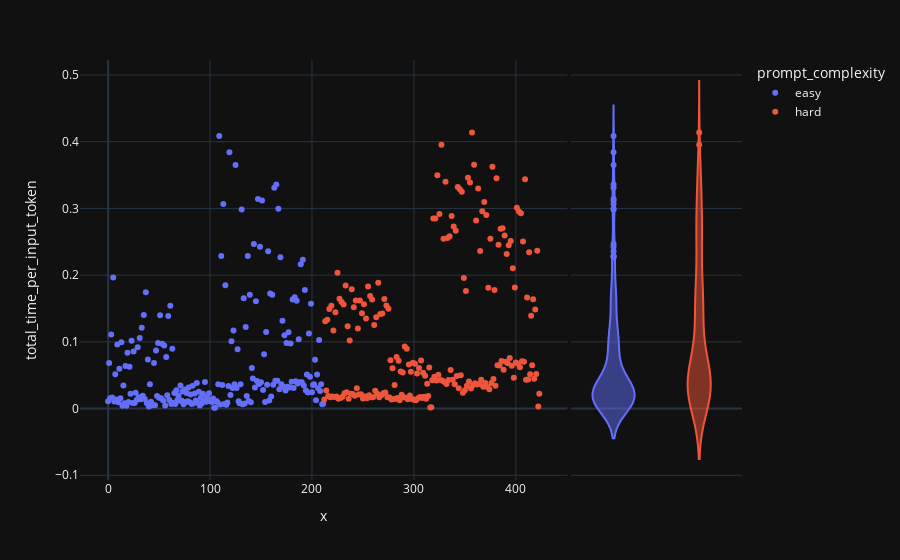
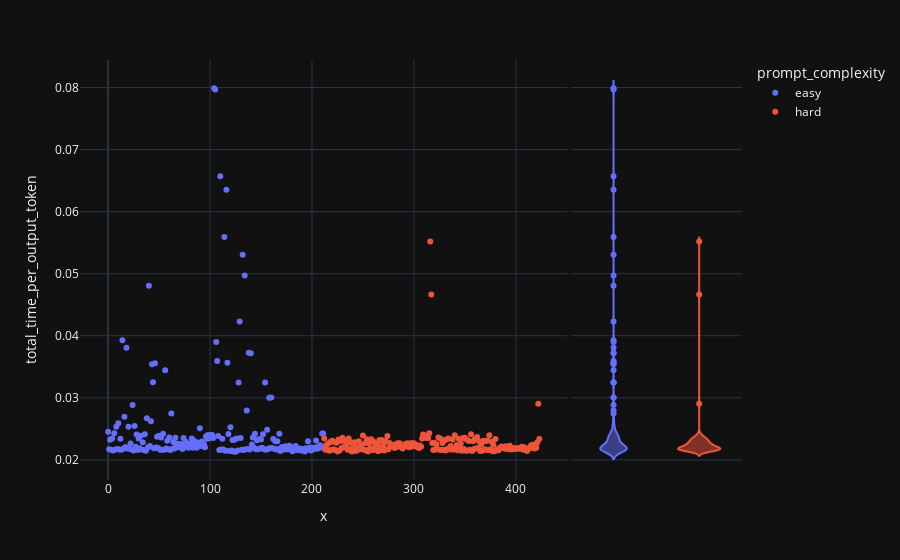
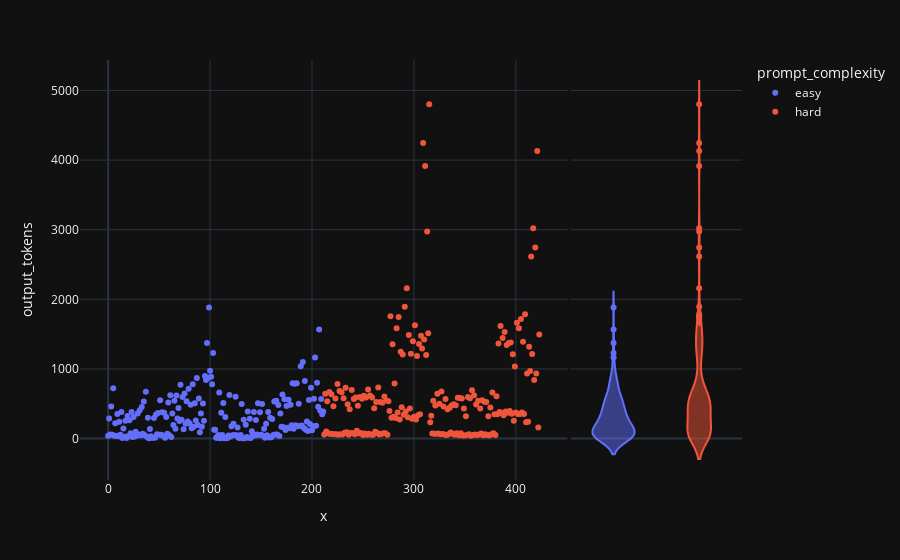

These figures' notebook cell, in order:
### Code cell
fig = px.scatter(data_df, x= range(len(data_df)), y= "total_time_per_input_token", color = 'prompt_complexity', marginal_y="violin")
fig.show()
fig = px.scatter(data_df, x= range(len(data_df)), y= "total_time_per_output_token", color = 'prompt_complexity', marginal_y="violin")
fig.show()
fig = px.scatter(data_df, x= range(len(data_df)), y= "output_tokens", color = 'prompt_complexity', marginal_y="violin")
fig.show()
# prompt complexity has no effect on latency, ignore the outliers

### Figure 1 — Plotly figure (JSON) as saved in the notebook; plotly's stock layout.template omitted (floating-point values rounded to 4 significant figures; data arrays with more than 128 entries replaced by an {"elided": "..."} marker saying what was removed)
{"data": [{"hovertemplate": "prompt_complexity=easy<br>x=%{x}<br>total_time_per_input_token=%{y}<extra></extra>", "legendgroup": "easy", "marker": {"color": "#636efa", "symbol": "circle"}, "mode": "markers", "name": "easy", "orientation": "v", "showlegend": true, "x": {"elided": "212 int values"}, "xaxis": "x", "y": {"elided": "212 float values"}, "yaxis": "y", "type": "scatter"}, {"alignmentgroup": "True", "hovertemplate": "prompt_complexity=easy<br>total_time_per_input_token=%{y}<extra></extra>", "legendgroup": "easy", "marker": {"color": "#636efa", "symbol": "circle"}, "name": "easy", "offsetgroup": "easy", "scalegroup": "y", "showlegend": false, "xaxis": "x2", "y": {"elided": "212 float values"}, "yaxis": "y2", "type": "violin"}, {"hovertemplate": "prompt_complexity=hard<br>x=%{x}<br>total_time_per_input_token=%{y}<extra></extra>", "legendgroup": "hard", "marker": {"color": "#EF553B", "symbol": "circle"}, "mode": "markers", "name": "hard", "orientation": "v", "showlegend": true, "x": {"elided": "212 int values"}, "xaxis": "x", "y": {"elided": "212 float values"}, "yaxis": "y", "type": "scatter"}, {"alignmentgroup": "True", "hovertemplate": "prompt_complexity=hard<br>total_time_per_input_token=%{y}<extra></extra>", "legendgroup": "hard", "marker": {"color": "#EF553B", "symbol": "circle"}, "name": "hard", "offsetgroup": "hard", "scalegroup": "y", "showlegend": false, "xaxis": "x2", "y": {"elided": "212 float values"}, "yaxis": "y2", "type": "violin"}], "layout": {"xaxis": {"anchor": "y", "domain": [0.0, 0.7363], "title": {"text": "x"}}, "yaxis": {"anchor": "x", "domain": [0.0, 1.0], "title": {"text": "total_time_per_input_token"}}, "xaxis2": {"anchor": "y2", "domain": [0.7413, 1.0], "matches": "x2", "showticklabels": false, "showline": false, "ticks": "", "showgrid": false}, "yaxis2": {"anchor": "x2", "domain": [0.0, 1.0], "matches": "y", "showticklabels": false, "showgrid": true}, "legend": {"title": {"text": "prompt_complexity"}, "tracegroupgap": 0}, "margin": {"t": 60}}}

### Figure 2 — Plotly figure (JSON) as saved in the notebook; plotly's stock layout.template omitted (floating-point values rounded to 4 significant figures; data arrays with more than 128 entries replaced by an {"elided": "..."} marker saying what was removed)
{"data": [{"hovertemplate": "prompt_complexity=easy<br>x=%{x}<br>total_time_per_output_token=%{y}<extra></extra>", "legendgroup": "easy", "marker": {"color": "#636efa", "symbol": "circle"}, "mode": "markers", "name": "easy", "orientation": "v", "showlegend": true, "x": {"elided": "212 int values"}, "xaxis": "x", "y": {"elided": "212 float values"}, "yaxis": "y", "type": "scatter"}, {"alignmentgroup": "True", "hovertemplate": "prompt_complexity=easy<br>total_time_per_output_token=%{y}<extra></extra>", "legendgroup": "easy", "marker": {"color": "#636efa", "symbol": "circle"}, "name": "easy", "offsetgroup": "easy", "scalegroup": "y", "showlegend": false, "xaxis": "x2", "y": {"elided": "212 float values"}, "yaxis": "y2", "type": "violin"}, {"hovertemplate": "prompt_complexity=hard<br>x=%{x}<br>total_time_per_output_token=%{y}<extra></extra>", "legendgroup": "hard", "marker": {"color": "#EF553B", "symbol": "circle"}, "mode": "markers", "name": "hard", "orientation": "v", "showlegend": true, "x": {"elided": "212 int values"}, "xaxis": "x", "y": {"elided": "212 float values"}, "yaxis": "y", "type": "scatter"}, {"alignmentgroup": "True", "hovertemplate": "prompt_complexity=hard<br>total_time_per_output_token=%{y}<extra></extra>", "legendgroup": "hard", "marker": {"color": "#EF553B", "symbol": "circle"}, "name": "hard", "offsetgroup": "hard", "scalegroup": "y", "showlegend": false, "xaxis": "x2", "y": {"elided": "212 float values"}, "yaxis": "y2", "type": "violin"}], "layout": {"xaxis": {"anchor": "y", "domain": [0.0, 0.7363], "title": {"text": "x"}}, "yaxis": {"anchor": "x", "domain": [0.0, 1.0], "title": {"text": "total_time_per_output_token"}}, "xaxis2": {"anchor": "y2", "domain": [0.7413, 1.0], "matches": "x2", "showticklabels": false, "showline": false, "ticks": "", "showgrid": false}, "yaxis2": {"anchor": "x2", "domain": [0.0, 1.0], "matches": "y", "showticklabels": false, "showgrid": true}, "legend": {"title": {"text": "prompt_complexity"}, "tracegroupgap": 0}, "margin": {"t": 60}}}

### Figure 3 — Plotly figure (JSON) as saved in the notebook; plotly's stock layout.template omitted (floating-point values rounded to 4 significant figures; data arrays with more than 128 entries replaced by an {"elided": "..."} marker saying what was removed)
{"data": [{"hovertemplate": "prompt_complexity=easy<br>x=%{x}<br>output_tokens=%{y}<extra></extra>", "legendgroup": "easy", "marker": {"color": "#636efa", "symbol": "circle"}, "mode": "markers", "name": "easy", "orientation": "v", "showlegend": true, "x": {"elided": "212 int values"}, "xaxis": "x", "y": {"elided": "212 int values"}, "yaxis": "y", "type": "scatter"}, {"alignmentgroup": "True", "hovertemplate": "prompt_complexity=easy<br>output_tokens=%{y}<extra></extra>", "legendgroup": "easy", "marker": {"color": "#636efa", "symbol": "circle"}, "name": "easy", "offsetgroup": "easy", "scalegroup": "y", "showlegend": false, "xaxis": "x2", "y": {"elided": "212 int values"}, "yaxis": "y2", "type": "violin"}, {"hovertemplate": "prompt_complexity=hard<br>x=%{x}<br>output_tokens=%{y}<extra></extra>", "legendgroup": "hard", "marker": {"color": "#EF553B", "symbol": "circle"}, "mode": "markers", "name": "hard", "orientation": "v", "showlegend": true, "x": {"elided": "212 int values"}, "xaxis": "x", "y": {"elided": "212 int values"}, "yaxis": "y", "type": "scatter"}, {"alignmentgroup": "True", "hovertemplate": "prompt_complexity=hard<br>output_tokens=%{y}<extra></extra>", "legendgroup": "hard", "marker": {"color": "#EF553B", "symbol": "circle"}, "name": "hard", "offsetgroup": "hard", "scalegroup": "y", "showlegend": false, "xaxis": "x2", "y": {"elided": "212 int values"}, "yaxis": "y2", "type": "violin"}], "layout": {"xaxis": {"anchor": "y", "domain": [0.0, 0.7363], "title": {"text": "x"}}, "yaxis": {"anchor": "x", "domain": [0.0, 1.0], "title": {"text": "output_tokens"}}, "xaxis2": {"anchor": "y2", "domain": [0.7413, 1.0], "matches": "x2", "showticklabels": false, "showline": false, "ticks": "", "showgrid": false}, "yaxis2": {"anchor": "x2", "domain": [0.0, 1.0], "matches": "y", "showticklabels": false, "showgrid": true}, "legend": {"title": {"text": "prompt_complexity"}, "tracegroupgap": 0}, "margin": {"t": 60}}}
